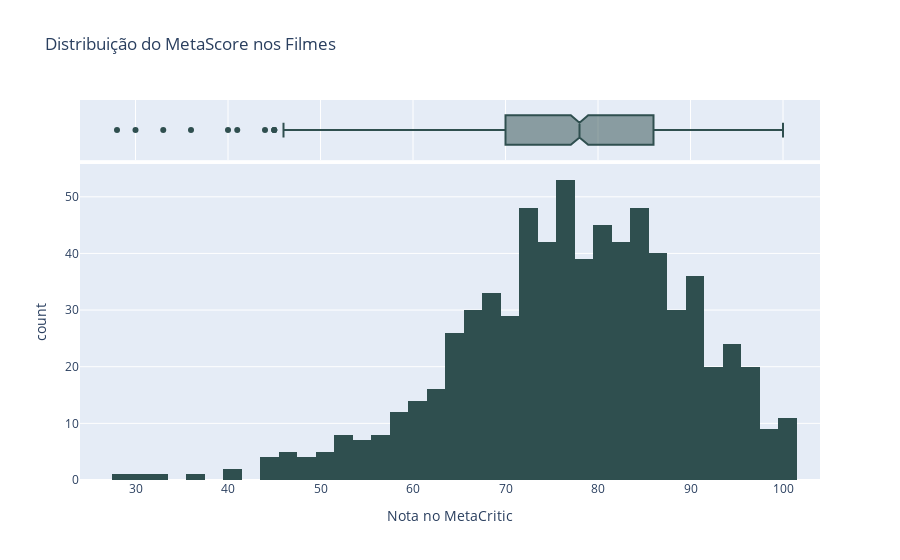

The code cell stored with this chart in its notebook:
### Code cell
# Distribuição do MetaCritic
fig = px.histogram(
    x=df.Meta_score, 
    title="Distribuição do MetaScore nos Filmes",
    marginal="box",
    labels={"x": "Nota no MetaCritic"}
    ).update_traces(marker_color="DarkSlateGray")
fig.show()

### Figure 1 — Plotly figure (JSON) as saved in the notebook; plotly's stock layout.template omitted (floating-point values rounded to 4 significant figures; data arrays with more than 128 entries replaced by an {"elided": "..."} marker saying what was removed)
{"data": [{"alignmentgroup": "True", "bingroup": "x", "hovertemplate": "Nota no MetaCritic=%{x}<br>count=%{y}<extra></extra>", "legendgroup": "", "marker": {"color": "DarkSlateGray", "pattern": {"shape": ""}}, "name": "", "offsetgroup": "", "orientation": "v", "showlegend": false, "type": "histogram", "x": {"elided": "714 int values"}, "xaxis": "x", "yaxis": "y"}, {"alignmentgroup": "True", "hovertemplate": "Nota no MetaCritic=%{x}<extra></extra>", "legendgroup": "", "marker": {"color": "DarkSlateGray"}, "name": "", "notched": true, "offsetgroup": "", "showlegend": false, "type": "box", "x": {"elided": "714 int values"}, "xaxis": "x2", "yaxis": "y2"}], "layout": {"barmode": "relative", "legend": {"tracegroupgap": 0}, "title": {"text": "Distribuição do MetaScore nos Filmes"}, "xaxis": {"anchor": "y", "domain": [0, 1], "title": {"text": "Nota no MetaCritic"}}, "xaxis2": {"anchor": "y2", "domain": [0, 1], "matches": "x", "showgrid": true, "showticklabels": false}, "yaxis": {"anchor": "x", "domain": [0, 0.8316], "title": {"text": "count"}}, "yaxis2": {"anchor": "x2", "domain": [0.8416, 1], "matches": "y2", "showgrid": false, "showline": false, "showticklabels": false, "ticks": ""}}}
